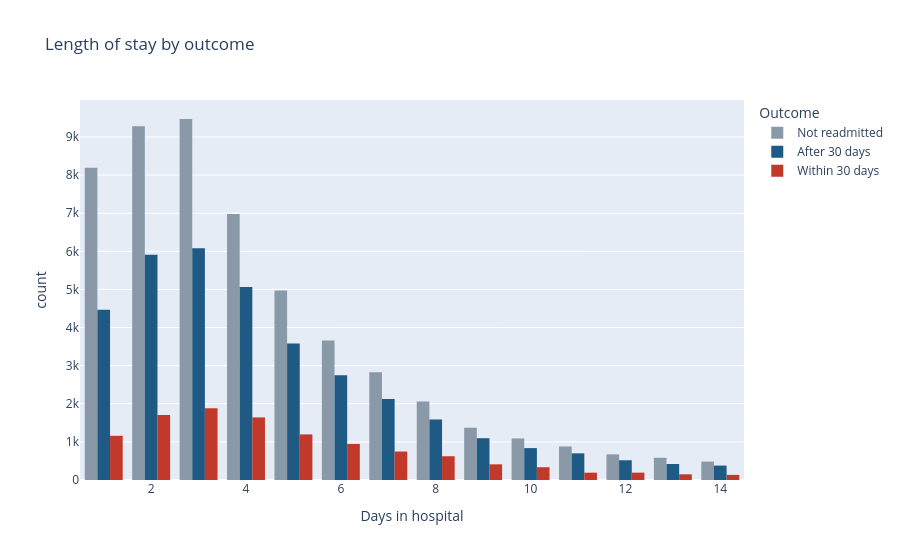

The cell this chart's notebook holds for it:
### Markdown cell above
### Q2. Does a longer hospital stay mean more readmissions?

### Code cell
fig = px.histogram(df, x="time_in_hospital", color="readmit_status", barmode="group",
                   title="Length of stay by outcome",
                   labels={"time_in_hospital": "Days in hospital", "readmit_status": "Outcome"},
                   color_discrete_map={"Within 30 days": RED, "After 30 days": BLUE,
                                       "Not readmitted": GREY})
fig.show()

### Figure 1 — Plotly figure (JSON) as saved in the notebook; plotly's stock layout.template omitted (floating-point values rounded to 4 significant figures; data arrays with more than 128 entries replaced by an {"elided": "..."} marker saying what was removed)
{"data": [{"alignmentgroup": "True", "bingroup": "x", "hovertemplate": "Outcome=Not readmitted<br>Days in hospital=%{x}<br>count=%{y}<extra></extra>", "legendgroup": "Not readmitted", "marker": {"color": "#8A99A8", "pattern": {"shape": ""}}, "name": "Not readmitted", "offsetgroup": "Not readmitted", "orientation": "v", "showlegend": true, "type": "histogram", "x": {"elided": "52524 int values"}, "xaxis": "x", "yaxis": "y"}, {"alignmentgroup": "True", "bingroup": "x", "hovertemplate": "Outcome=After 30 days<br>Days in hospital=%{x}<br>count=%{y}<extra></extra>", "legendgroup": "After 30 days", "marker": {"color": "#1F5A85", "pattern": {"shape": ""}}, "name": "After 30 days", "offsetgroup": "After 30 days", "orientation": "v", "showlegend": true, "type": "histogram", "x": {"elided": "35502 int values"}, "xaxis": "x", "yaxis": "y"}, {"alignmentgroup": "True", "bingroup": "x", "hovertemplate": "Outcome=Within 30 days<br>Days in hospital=%{x}<br>count=%{y}<extra></extra>", "legendgroup": "Within 30 days", "marker": {"color": "#C0392B", "pattern": {"shape": ""}}, "name": "Within 30 days", "offsetgroup": "Within 30 days", "orientation": "v", "showlegend": true, "type": "histogram", "x": {"elided": "11314 int values"}, "xaxis": "x", "yaxis": "y"}], "layout": {"barmode": "group", "legend": {"title": {"text": "Outcome"}, "tracegroupgap": 0}, "title": {"text": "Length of stay by outcome"}, "xaxis": {"anchor": "y", "domain": [0, 1], "title": {"text": "Days in hospital"}}, "yaxis": {"anchor": "x", "domain": [0, 1], "title": {"text": "count"}}}}
